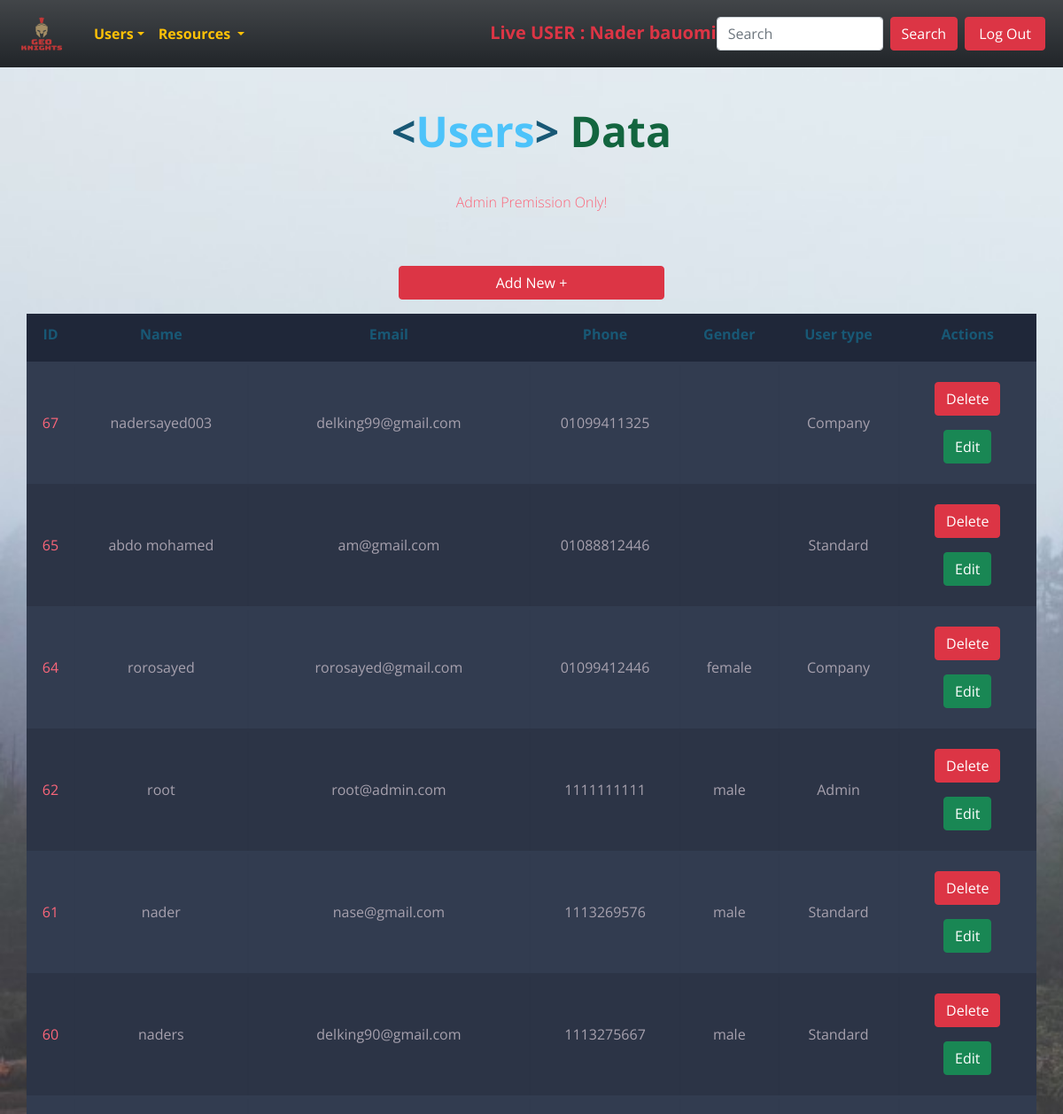
The app's page /admin/users/index.php (signed in, upper part), older data.
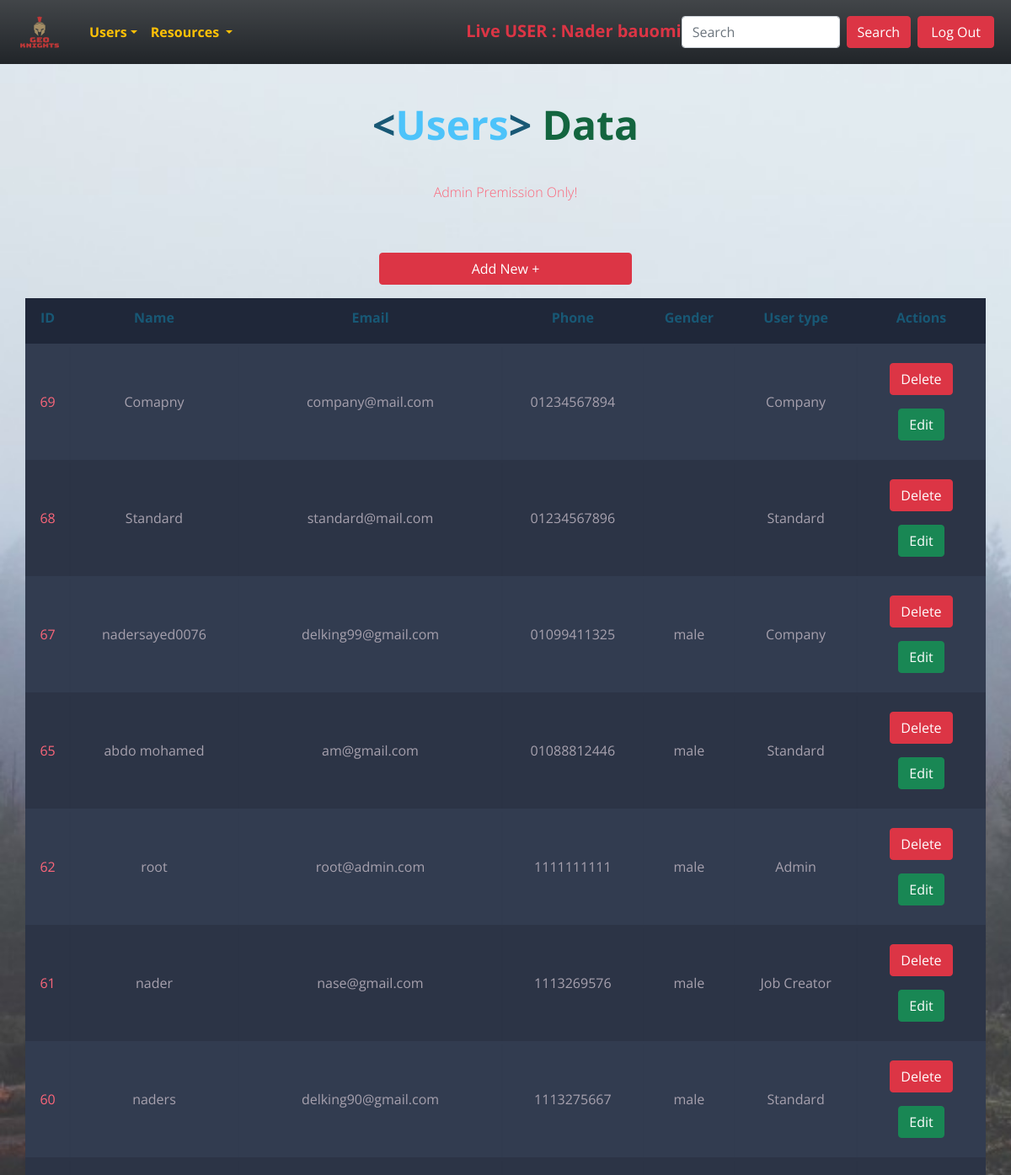
The same page, newer data.
### tables this page shows
CREATE TABLE `users` (
  `id` int(11) NOT NULL,
  `name` char(50) NOT NULL,
  `email` char(80) NOT NULL,
  `password` char(50) NOT NULL,
  `phone` char(11) NOT NULL,
  `gender` char(40) NOT NULL,
  `user_type` int(11) DEFAULT NULL
);

CREATE TABLE `userstypes` (
  `id` int(11) NOT NULL,
  `user_type` char(100) NOT NULL
);

### helpers/paths.php (called while the page is built, shortened)
<?php
function users($dis){
    return "http://" . $_SERVER['SERVER_NAME'] . "/g2p/admin/users/" . $dis;
}
function css($dis){
    return   "http://" . $_SERVER['SERVER_NAME'] . "/g2p/assests/css/" . $dis;
}
?>

### admin/users/index.php (the view, shortened to what this page needs)
<?php
require "../../helpers/paths.php";
require '../../helpers/dbConnection.php';
require '../../layout/navAdmin.php';
$sql = "select  users.* ,usersTypes.id as userID , usersTypes.user_type as role from users inner join usersTypes on users.user_type = usersTypes.id  order by users.id desc ";
$op = mysqli_query($con, $sql);
?>
<!DOCTYPE html>
<html lang="en">
<head>
    <link rel="stylesheet" href="<?php echo css('display.css') ?>">
</head>
<body>
    <h1 class="m-5"><span class="blue">&lt;</span>Users<span class="blue">&gt;</span> <span class="yellow">Data</span>
    </h1>
    <h2>Admin Premission Only! <br><br>
    </h2>
    <div class="mx-auto  m-3">
        <a href="<?php echo users('create.php') ?>" class="btn btn-danger d-block mx-auto w-25 ">Add New +</a>
    </div>
    <table class="container">
        <thead>
            <tr>
                <th>
                    <h1>ID</h1>
                </th>
                <th>
                    <h1>Name</h1>
                </th>
                <th>
                    <h1>Email</h1>
                </th>
                <th>
                    <h1>Phone</h1>
                </th>
                <th>
                    <h1>Gender</h1>
                </th>
                <th>
                    <h1>User type</h1>
                </th>
                <th>
                    <h1>Actions</h1>
                </th>
            </tr>
        </thead>
        <tbody>
            <?php while ($data = mysqli_fetch_assoc($op)) { ?>
                <tr class="text-center">
                    <td><?php echo $data['id']; ?></td>
                    <td><?php echo $data['name']; ?></td>
                    <td><?php echo $data['email']; ?></td>
                    <td><?php echo $data['phone']; ?></td>
                    <td><?php echo $data['gender']; ?></td>
                    <td><?php echo $data['role']; ?></td>
                    <td>
                        <a href="delete.php?id=<?php echo $data['id'] ?>" class="btn btn-danger m-2 ">Delete</a>
                        <a href="edit.php?id=<?php echo $data['id']; ?>" class="btn btn-success m-2 ">Edit</a>
                    </td>
                </tr>
            <?php } ?>
        </tbody>
    </table>
</body>
</html>

Row changes from the older to the newer data that the page shows:
removed users: id "64", name "rorosayed", email "rorosayed@gmail.com", phone "01099412446", gender "female", user_type.user_type "Company"
added users: id "69", name "Comapny", email "company@mail.com", phone "01234567894", user_type.user_type "Company"
added users: id "68", name "Standard", email "standard@mail.com", phone "01234567896", user_type.user_type "Standard"
changed users "delking99@gmail.com": name "nadersayed003" → "nadersayed0076"; gender (not shown) → "male"
changed users "abdo mohamed": gender (not shown) → "male"
changed users "nader": user_type.user_type "Standard" → "Job Creator"
